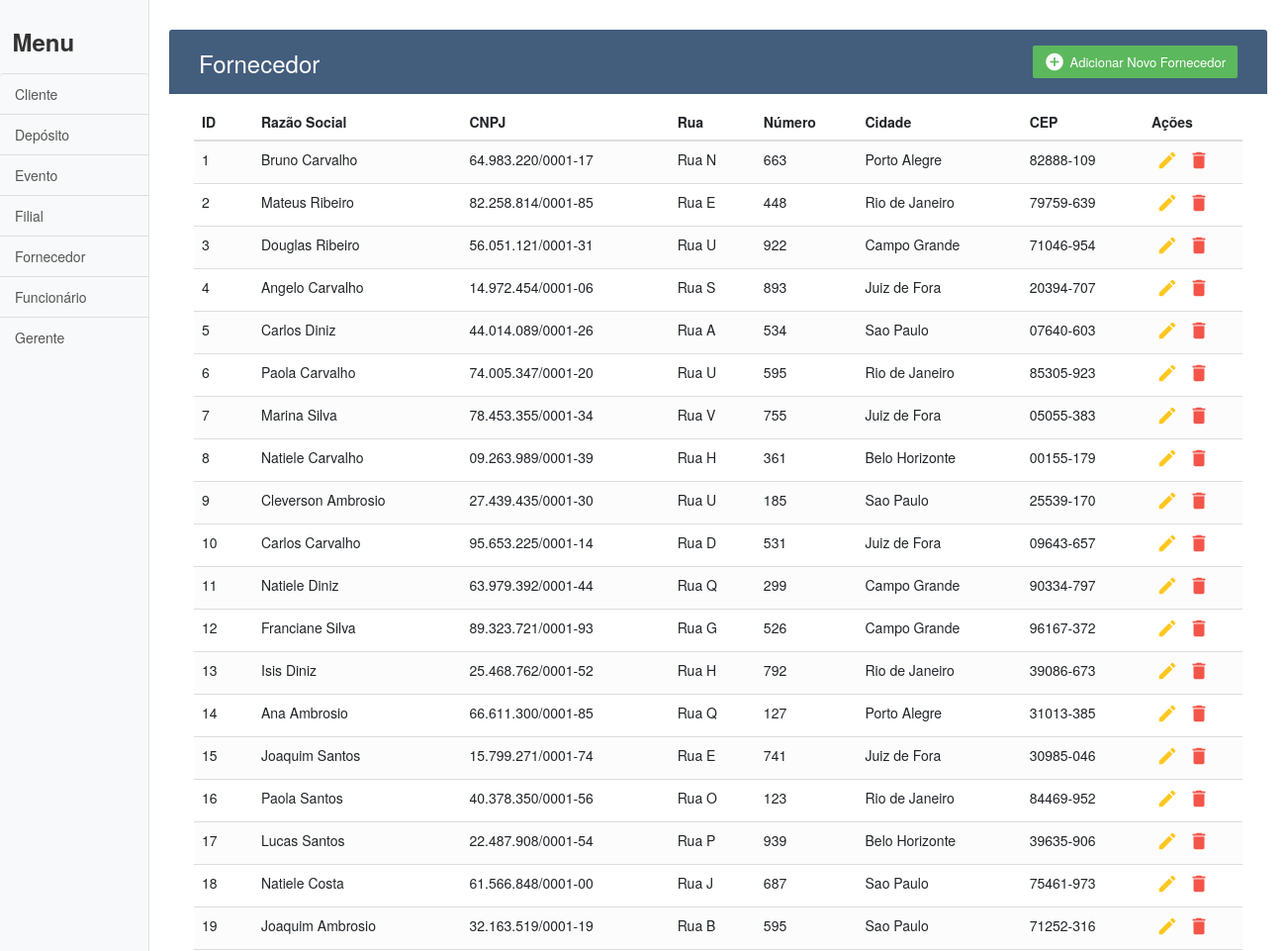
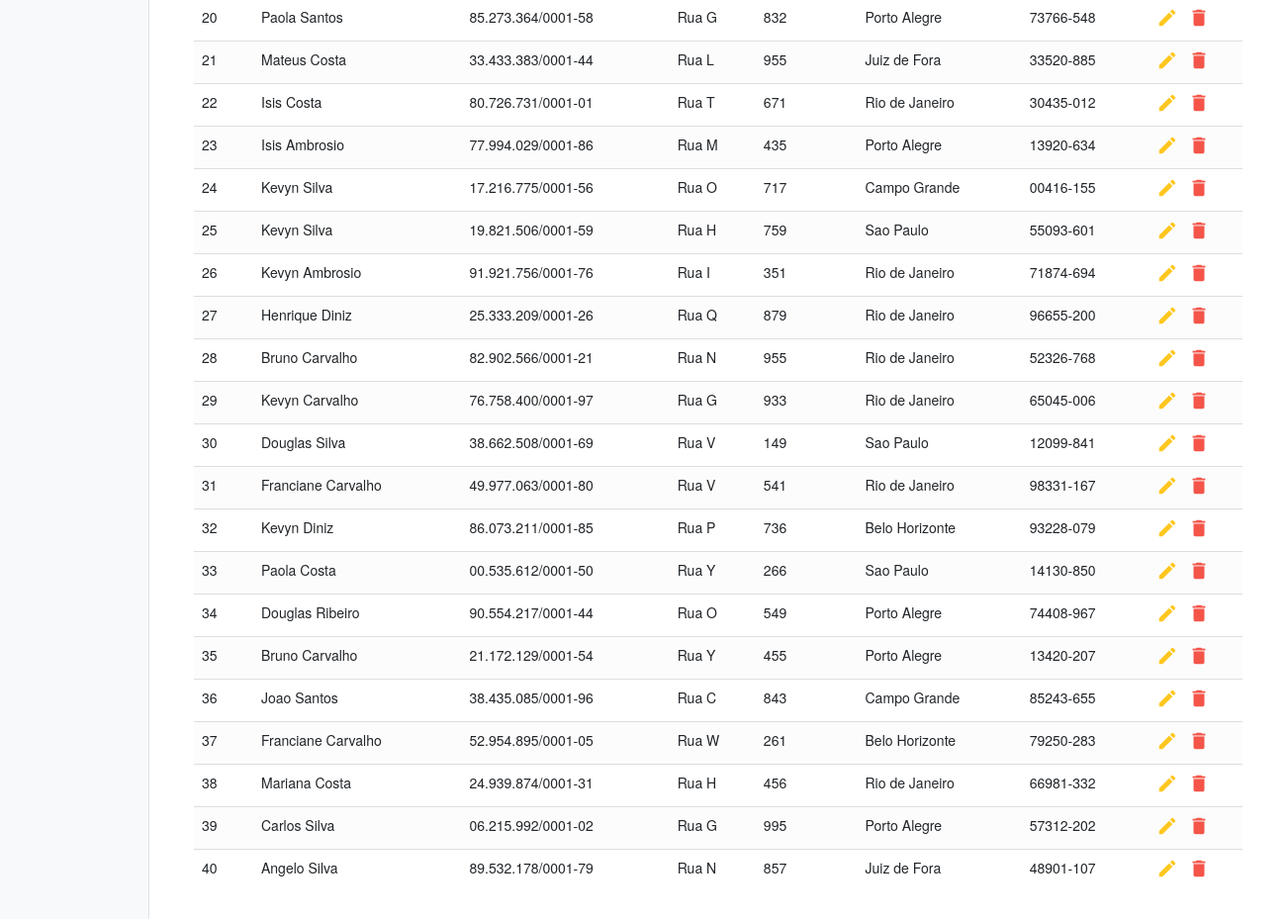
/Códigos/fornecedor.php, run on the app's committed database (2 pictures, top to bottom).
### tables this page shows
CREATE TABLE fornecedor (
	rua 			VARCHAR(200),
	cep 			CHAR(9),
	numero 			INTEGER,
	cidade 			VARCHAR(200),
	razao_social 	VARCHAR(200),
	cnpj 			VARCHAR(18),
	id_fornecedor 	INTEGER PRIMARY KEY 	AUTO_INCREMENT
);

### Códigos/fornecedor.php (the view, shortened to what this page needs)
<!DOCTYPE html>
<html lang="en">
<head>
	<?php
		include("header.php");
	?>
</head>
<body>
	<div class="d-flex" id="wrapper">
		<?php
			include_once("conection.php");
			include("sidebar.php");
		?>
		<div id="page-content-wrapper">
			<div class="container">
				<div class="table-wrapper">
					<div class="table-title">
						<div class="row">
							<div class="col-sm-6">
								<h2>Fornecedor</h2>
							</div>
							<div class="col-sm-6">
								<a href="add/fornecedor.php" class="btn btn-success">
									<i class="material-icons">&#xE147;</i>
									<span>Adicionar Novo Fornecedor</span>
								</a>
							</div>
						</div>
					</div>
					<table class="table table-striped table-hover">
						<thead>
							<tr>
								<th>ID</th>
								<th>Razão Social</th>
								<th>CNPJ</th>
								<th>Rua</th>
								<th>Número</th>
								<th>Cidade</th>
								<th>CEP</th>
								<th>Ações</th>
							</tr>
						</thead>
						<tbody>
							<?php
								$sql = "SELECT *
										FROM fornecedor
										ORDER BY id_fornecedor";
								$fornecedores = mysqli_query($conexao, $sql);
								foreach($fornecedores as $fornecedor){
									echo "<tr>";
										echo '<td>' . $fornecedor['id_fornecedor'] . '</td>';
										echo '<td>' . $fornecedor['razao_social'] . '</td>';
										echo '<td>' . $fornecedor['cnpj'] . '</td>';
										echo '<td>' . $fornecedor['rua'] . '</td>';
										echo '<td>' . $fornecedor['numero'] . '</td>';
										echo '<td>' . $fornecedor['cidade'] . '</td>';
										echo '<td>' . $fornecedor['cep'] . '</td>';
										echo '<td>';
											echo '<a href="edit/fornecedor.php?id='.$fornecedor['id_fornecedor'].'" class="edit"><i class="material-icons" data-toggle="tooltip" title="Editar">&#xE254;</i></a>';
											echo '<a href="delete/fornecedor.php?id='.$fornecedor['id_fornecedor'].'" class="delete"><i class="material-icons" data-toggle="tooltip" title="Deletar">&#xE872;</i></a>';
										echo '</td>';
									echo "</tr>";
								}
							?>
						</tbody>
					</table>
				</div>
			</div>
		</div>
	</div>
</body>
</html>

### Códigos/css/simple-sidebar.css (style rules this page uses)
body { overflow-x: hidden; }
#page-content-wrapper { min-width: 100vw; }
@media (min-width: 768px) { #page-content-wrapper { min-width: 0; width: 100%; } }

### Códigos/css/styles.css (style rules this page uses)
body { color: #566787; background: #f5f5f5; font-family: 'Varela Round', sans-serif; font-size: 13px; }
.table-wrapper { background: #fff; padding: 20px 25px; margin: 30px 0; border-radius: 3px; box-shadow: 0 1px 1px rgba(0,0,0,.05); }
.table-title { padding-bottom: 15px; background: #435d7d; color: #fff; padding: 16px 30px; margin: -20px -25px 10px; border-radius: 3px 3px 0 0; }
.table-title h2 { margin: 5px 0 0; font-size: 24px; }
.table-title .btn { color: #fff; float: right; font-size: 13px; border: none; min-width: 50px; border-radius: 2px; border: none; outline: none !important; margin-left: 10px; }
.table-title .btn i { float: left; font-size: 21px; margin-right: 5px; }
.table-title .btn span { float: left; margin-top: 2px; }
table.table tr th, table.table tr td { border-color: #e9e9e9; padding: 12px 15px; vertical-align: middle; }
table.table tr th:first-child { width: 60px; }
table.table tr th:last-child { width: 100px; }
table.table-striped tbody tr:nth-of-type(odd) { background-color: #fcfcfc; }
table.table td:last-child i { opacity: 0.9; font-size: 22px; margin: 0 5px; }
table.table td a { font-weight: bold; color: #566787; display: inline-block; text-decoration: none; outline: none !important; }
table.table td a.edit { color: #FFC107; }
table.table td a.delete { color: #F44336; }
table.table td i { font-size: 19px; }

### data on the page
fornecedor: id_fornecedor "1", razao_social "Bruno Carvalho", cnpj "64.983.220/0001-17", rua "Rua N", numero "663", cidade "Porto Alegre", cep "82888-109"
fornecedor: id_fornecedor "2", razao_social "Mateus Ribeiro", cnpj "82.258.814/0001-85", rua "Rua E", numero "448", cidade "Rio de Janeiro", cep "79759-639"
fornecedor: id_fornecedor "3", razao_social "Douglas Ribeiro", cnpj "56.051.121/0001-31", rua "Rua U", numero "922", cidade "Campo Grande", cep "71046-954"
fornecedor: id_fornecedor "4", razao_social "Angelo Carvalho", cnpj "14.972.454/0001-06", rua "Rua S", numero "893", cidade "Juiz de Fora", cep "20394-707"
fornecedor: id_fornecedor "5", razao_social "Carlos Diniz", cnpj "44.014.089/0001-26", rua "Rua A", numero "534", cidade "Sao Paulo", cep "07640-603"
fornecedor: id_fornecedor "6", razao_social "Paola Carvalho", cnpj "74.005.347/0001-20", rua "Rua U", numero "595", cidade "Rio de Janeiro", cep "85305-923"
fornecedor: id_fornecedor "7", razao_social "Marina Silva", cnpj "78.453.355/0001-34", rua "Rua V", numero "755", cidade "Juiz de Fora", cep "05055-383"
fornecedor: id_fornecedor "8", razao_social "Natiele Carvalho", cnpj "09.263.989/0001-39", rua "Rua H", numero "361", cidade "Belo Horizonte", cep "00155-179"
fornecedor: id_fornecedor "9", razao_social "Cleverson Ambrosio", cnpj "27.439.435/0001-30", rua "Rua U", numero "185", cidade "Sao Paulo", cep "25539-170"
fornecedor: id_fornecedor "10", razao_social "Carlos Carvalho", cnpj "95.653.225/0001-14", rua "Rua D", numero "531", cidade "Juiz de Fora", cep "09643-657"
fornecedor: id_fornecedor "11", razao_social "Natiele Diniz", cnpj "63.979.392/0001-44", rua "Rua Q", numero "299", cidade "Campo Grande", cep "90334-797"
fornecedor: id_fornecedor "12", razao_social "Franciane Silva", cnpj "89.323.721/0001-93", rua "Rua G", numero "526", cidade "Campo Grande", cep "96167-372"
fornecedor: id_fornecedor "13", razao_social "Isis Diniz", cnpj "25.468.762/0001-52", rua "Rua H", numero "792", cidade "Rio de Janeiro", cep "39086-673"
fornecedor: id_fornecedor "14", razao_social "Ana Ambrosio", cnpj "66.611.300/0001-85", rua "Rua Q", numero "127", cidade "Porto Alegre", cep "31013-385"
fornecedor: id_fornecedor "15", razao_social "Joaquim Santos", cnpj "15.799.271/0001-74", rua "Rua E", numero "741", cidade "Juiz de Fora", cep "30985-046"
fornecedor: id_fornecedor "16", razao_social "Paola Santos", cnpj "40.378.350/0001-56", rua "Rua O", numero "123", cidade "Rio de Janeiro", cep "84469-952"
fornecedor: id_fornecedor "17", razao_social "Lucas Santos", cnpj "22.487.908/0001-54", rua "Rua P", numero "939", cidade "Belo Horizonte", cep "39635-906"
fornecedor: id_fornecedor "18", razao_social "Natiele Costa", cnpj "61.566.848/0001-00", rua "Rua J", numero "687", cidade "Sao Paulo", cep "75461-973"
fornecedor: id_fornecedor "19", razao_social "Joaquim Ambrosio", cnpj "32.163.519/0001-19", rua "Rua B", numero "595", cidade "Sao Paulo", cep "71252-316"
fornecedor: id_fornecedor "20", razao_social "Paola Santos", cnpj "85.273.364/0001-58", rua "Rua G", numero "832", cidade "Porto Alegre", cep "73766-548"
fornecedor: id_fornecedor "21", razao_social "Mateus Costa", cnpj "33.433.383/0001-44", rua "Rua L", numero "955", cidade "Juiz de Fora", cep "33520-885"
fornecedor: id_fornecedor "22", razao_social "Isis Costa", cnpj "80.726.731/0001-01", rua "Rua T", numero "671", cidade "Rio de Janeiro", cep "30435-012"
fornecedor: id_fornecedor "23", razao_social "Isis Ambrosio", cnpj "77.994.029/0001-86", rua "Rua M", numero "435", cidade "Porto Alegre", cep "13920-634"
fornecedor: id_fornecedor "24", razao_social "Kevyn Silva", cnpj "17.216.775/0001-56", rua "Rua O", numero "717", cidade "Campo Grande", cep "00416-155"
fornecedor: id_fornecedor "25", razao_social "Kevyn Silva", cnpj "19.821.506/0001-59", rua "Rua H", numero "759", cidade "Sao Paulo", cep "55093-601"
fornecedor: id_fornecedor "26", razao_social "Kevyn Ambrosio", cnpj "91.921.756/0001-76", rua "Rua I", numero "351", cidade "Rio de Janeiro", cep "71874-694"
fornecedor: id_fornecedor "27", razao_social "Henrique Diniz", cnpj "25.333.209/0001-26", rua "Rua Q", numero "879", cidade "Rio de Janeiro", cep "96655-200"
fornecedor: id_fornecedor "28", razao_social "Bruno Carvalho", cnpj "82.902.566/0001-21", rua "Rua N", numero "955", cidade "Rio de Janeiro", cep "52326-768"
fornecedor: id_fornecedor "29", razao_social "Kevyn Carvalho", cnpj "76.758.400/0001-97", rua "Rua G", numero "933", cidade "Rio de Janeiro", cep "65045-006"
fornecedor: id_fornecedor "30", razao_social "Douglas Silva", cnpj "38.662.508/0001-69", rua "Rua V", numero "149", cidade "Sao Paulo", cep "12099-841"
fornecedor: id_fornecedor "31", razao_social "Franciane Carvalho", cnpj "49.977.063/0001-80", rua "Rua V", numero "541", cidade "Rio de Janeiro", cep "98331-167"
fornecedor: id_fornecedor "32", razao_social "Kevyn Diniz", cnpj "86.073.211/0001-85", rua "Rua P", numero "736", cidade "Belo Horizonte", cep "93228-079"
fornecedor: id_fornecedor "33", razao_social "Paola Costa", cnpj "00.535.612/0001-50", rua "Rua Y", numero "266", cidade "Sao Paulo", cep "14130-850"
fornecedor: id_fornecedor "34", razao_social "Douglas Ribeiro", cnpj "90.554.217/0001-44", rua "Rua O", numero "549", cidade "Porto Alegre", cep "74408-967"
fornecedor: id_fornecedor "35", razao_social "Bruno Carvalho", cnpj "21.172.129/0001-54", rua "Rua Y", numero "455", cidade "Porto Alegre", cep "13420-207"
fornecedor: id_fornecedor "36", razao_social "Joao Santos", cnpj "38.435.085/0001-96", rua "Rua C", numero "843", cidade "Campo Grande", cep "85243-655"
fornecedor: id_fornecedor "37", razao_social "Franciane Carvalho", cnpj "52.954.895/0001-05", rua "Rua W", numero "261", cidade "Belo Horizonte", cep "79250-283"
fornecedor: id_fornecedor "38", razao_social "Mariana Costa", cnpj "24.939.874/0001-31", rua "Rua H", numero "456", cidade "Rio de Janeiro", cep "66981-332"
fornecedor: id_fornecedor "39", razao_social "Carlos Silva", cnpj "06.215.992/0001-02", rua "Rua G", numero "995", cidade "Porto Alegre", cep "57312-202"
fornecedor: id_fornecedor "40", razao_social "Angelo Silva", cnpj "89.532.178/0001-79", rua "Rua N", numero "857", cidade "Juiz de Fora", cep "48901-107"
